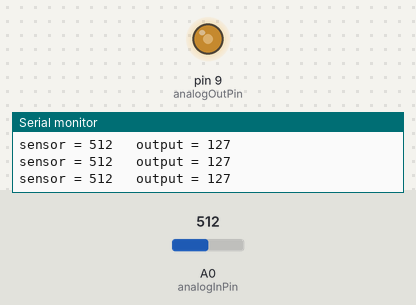
Recording of a sketch running on a simulated Arduino Uno, built with avr-gcc and run on an emulated ATmega328P. On the bench: output pins drawn as LEDs (lit = HIGH), the last lines printed to the serial monitor. The inputs (shaded band) are chosen by the test bench; at power-on: A0 (analogInPin) = 512.

Above: at 1.2 s.
1.3 s: A0 (analogInPin) set to 409
At 2.7 s:
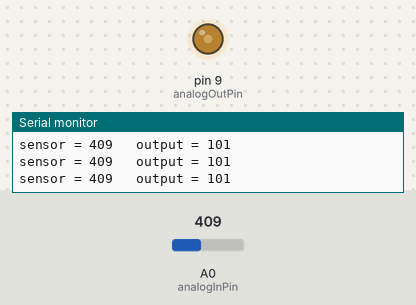
4.3 s: A0 (analogInPin) set to 385
At 5.0 s:
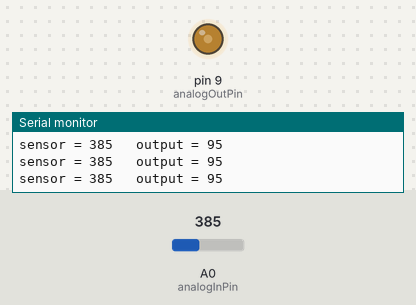
7.3 s: A0 (analogInPin) set to 716
At 8.5 s:
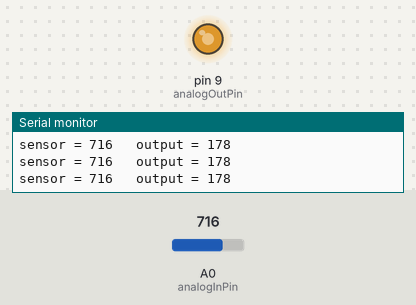
8.8 s: A0 (analogInPin) set to 985
At 9.1 s:
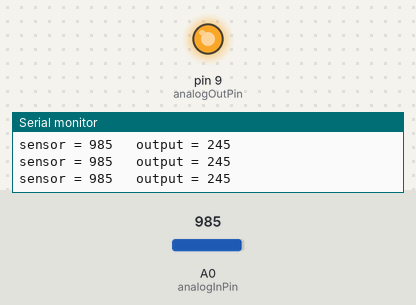
10.3 s: A0 (analogInPin) set to 1010
At 10.9 s:
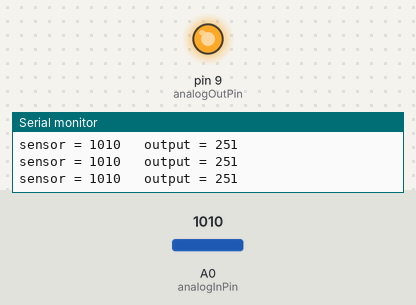
13.3 s: A0 (analogInPin) set to 0
At 13.6 s:
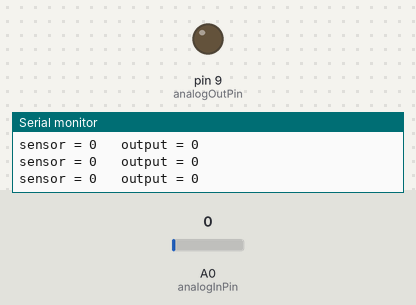
Timing chart, 0 to 15.8 s (numbered marks = the images above; inputs shaded):
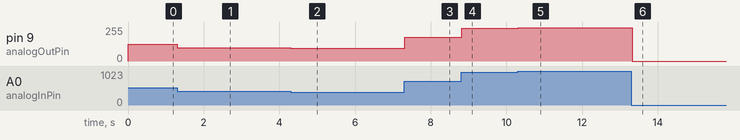

The sketch:

AnalogInOutSerial1.ino
```cpp
const int analogInPin = A0;  // Analog input pin that the potentiometer is attached to
const int analogOutPin = 9; // Analog output pin that the LED is attached to

int sensorValue = 0;        // value read from the pot
int outputValue = 0;        // value output to the PWM (analog out)

void setup() {
  // initialize serial communications at 9600 bps:
  Serial.begin(9600);
}

void loop() {
  // read the analog in value:
  sensorValue = analogRead(A0);
  // map it to the range of the analog out:
  outputValue = map(sensorValue, 0, 1023, 0, 255);
  // change the analog out value:
  analogWrite(9, outputValue);

  // print the results to the Serial Monitor:
  Serial.print("sensor = ");
  Serial.print(sensorValue);
  Serial.print("\t output = ");
  Serial.println(outputValue);

  // wait 2 milliseconds before the next loop for the analog-to-digital
  // converter to settle after the last reading:
  delay(2);
}
```

Measured:
- after the input at 1.3 s, pin 9 (analogOutPin): 127/255 → 101/255 at once
- after the input at 4.3 s, pin 9 (analogOutPin): 101/255 → 95/255 at once
- after the input at 7.3 s, pin 9 (analogOutPin): 95/255 → 178/255 at once
- after the input at 8.8 s, pin 9 (analogOutPin): 178/255 → 245/255 at once
- after the input at 10.3 s, pin 9 (analogOutPin): 245/255 → 251/255 at once
- after the input at 13.3 s, pin 9 (analogOutPin): 251/255 → 0/255 at once
